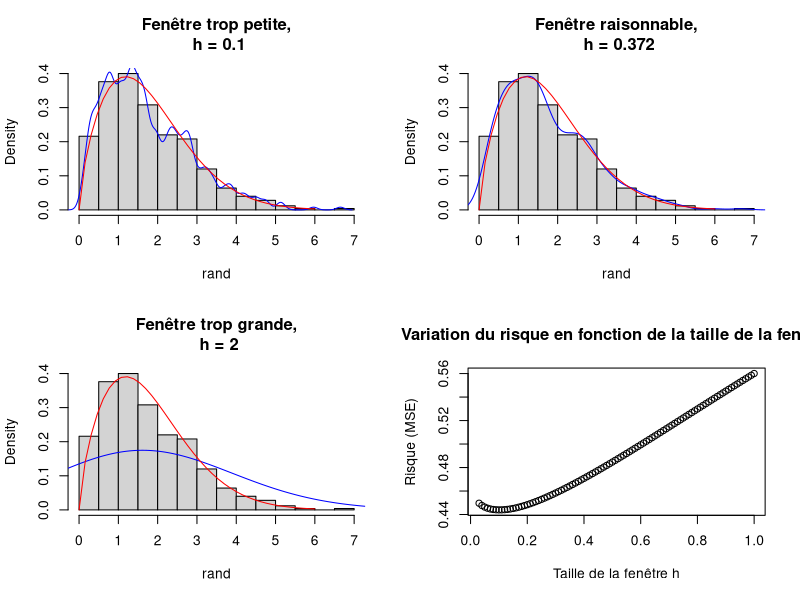

Here is the R script that generated this plot:
## ---- chunk 1
dt <- data.frame(Noyau = c("Epanechnikov", "Bigweight", "Triangular","Gaussien", "Rectangulaire"), Efficacité = c(1.000, 0.994, 0.986, 0.951, 0.930))
## ---- chunk 2
knitr::kable(dt, caption = "Efficacité des noyaux continus symétriques", booktabs = TRUE)
## ---- chunk 3
# Fonction calculant le risque quadratique (MSE)
Risk<- function(sample, bandwith, kernel){
  
  X  <- sample
  n <- length(X)
  x <- seq.int(min(X), max(X), length.out = n)
  if (missing(kernel)) {kernel = "gaussian"}
  kern <- switch(kernel,
                 gaussian = function(u){return(dnorm(u))},
                 rectangular = function(u){
                   ifelse(abs(u) < 1, .5, 0) },
                 triangular = function(u) {
                   return(ifelse(abs(u) < 1, (1 - abs(u)), 0)) },
                 epanechnikov = function(u){
                   return(ifelse(abs(u) < 1, 3/4*(1 - u^2), 0)) },
                 biweight = function(u){ 
                   return(ifelse(abs(u) < 1, 15/16*(1 - u^2)^2, 0)) }) # noyau caractère en fonction
  
  hatf <- function(x, sample, h, kernel){
    n <- length(sample)
    som <- 0
    for (i in 1:n){
     som <- som + kern((sample[i]-x)/h) 
    }
    return(som/(n*h))
  } 
   
  s <- 0
  for (i in 1:n){ 
    s <- s + sum(kern( (X[i]-X[-i])/bandwith)) 
  }
  

  n2hat_f <- integrate(function(x) hatf(x, sample = X, h = bandwith, kernel = kern), min(X)-50, max(X)+50)$value ^2

  R <- n2hat_f - 2/(n*(n-1))* s /bandwith

  return(R)
}

## ---- chunk 4
par(mfrow=c(2,2))

seq <- seq(0,6, length.out = 40)
yweib <- dweibull(seq,1.7,2)
rand <-rweibull(500,1.7,2)

hist(rand, breaks = 12, freq = F, main = "")
lines(density(rand, bw = 0.1), col ="blue")
lines(seq, yweib, col="red")
title("Fenêtre trop petite,\n h = 0.1")

hist(rand, breaks = 12, freq = F, main = "")
lines(density(rand, bw="ucv"), col ="blue")
lines(seq, yweib, col="red")
title("Fenêtre raisonnable,\n h = 0.372")

hist(rand, breaks = 12, freq = F, main = "")
lines(density(rand, bw = 2), col ="blue")
lines(seq, yweib, col="red")
title("Fenêtre trop grande,\n h = 2")


x <- seq(0.03, 1, by = 0.01)
risvec <- NULL
j=1
for (i in x){risvec[j]=Risk(rand,i); j=j+1}

plot(x, risvec, xlab = "Taille de la fenêtre h", ylab = "Risque (MSE)")
title("Variation du risque en fonction de la taille de la fenêtre")
